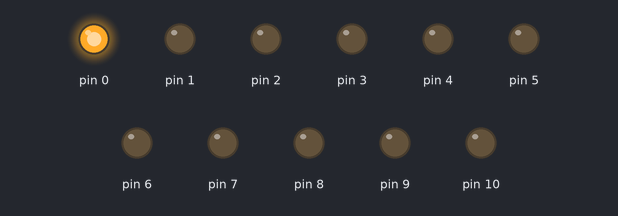
A sketch run on a simulated Arduino Uno, built with avr-gcc and run on an emulated ATmega328P. Shown: output pins drawn as LEDs (lit = HIGH).

Above: at 0.05 s.
At 1.25 s:
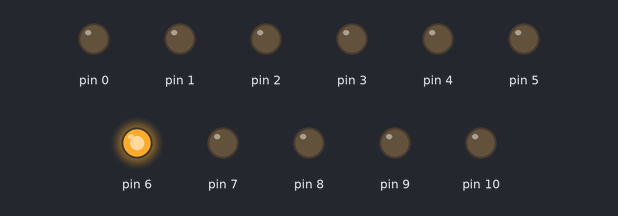
At 2.55 s:
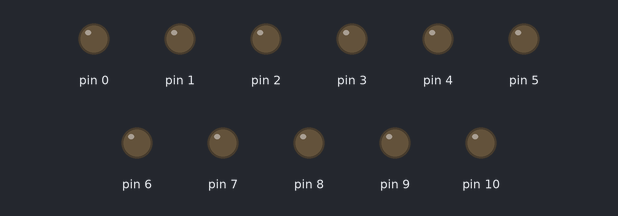
At 5.15 s:
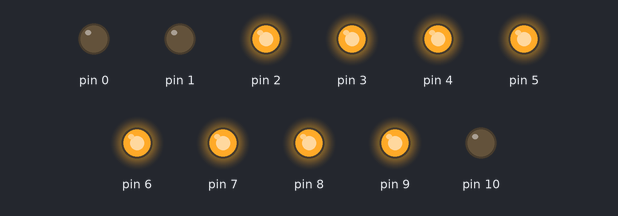
At 7.65 s:
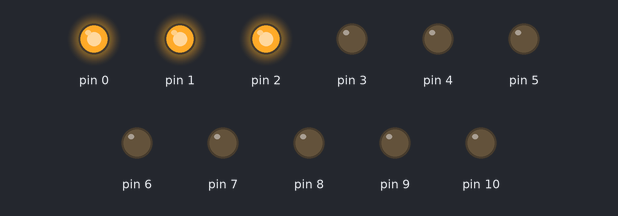
At 10.25 s:
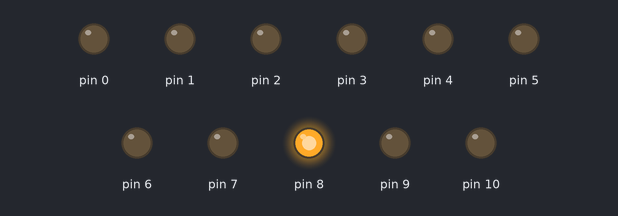
Timing chart, 0 to 10.6 s (numbered marks = the images above):
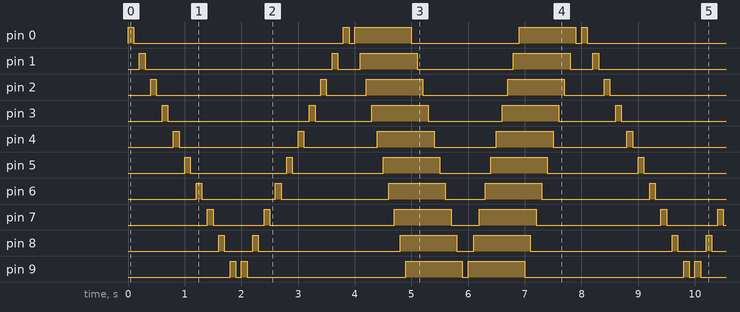

Measured:
- by itself, pin 0: repeats every 8.0 s: LOW 3.7 s, HIGH 0.10 s, LOW 0.10 s, HIGH 1.0 s, LOW 1.9 s, HIGH 1.0 s, LOW 0.10 s, HIGH 0.10 s
- by itself, pin 1: repeats every 8.0 s: LOW 3.3 s, HIGH 0.10 s, LOW 0.40 s, HIGH 1.0 s, LOW 1.7 s, HIGH 1.0 s, LOW 0.40 s, HIGH 0.10 s
- by itself, pin 2: repeats every 8.0 s: LOW 2.9 s, HIGH 0.10 s, LOW 0.70 s, HIGH 1.0 s, LOW 1.5 s, HIGH 1.0 s, LOW 0.70 s, HIGH 0.10 s
- by itself, pin 3: repeats every 8.0 s: LOW 2.5 s, HIGH 0.10 s, LOW 1.0 s, HIGH 1.0 s, LOW 1.3 s, HIGH 1.0 s, LOW 1.0 s, HIGH 0.10 s
- by itself, pin 4: repeats every 8.0 s: LOW 2.1 s, HIGH 0.10 s, LOW 1.3 s, HIGH 1.0 s, LOW 1.1 s, HIGH 1.0 s, LOW 1.3 s, HIGH 0.10 s
- by itself, pin 5: repeats every 8.0 s: LOW 1.7 s, HIGH 0.10 s, LOW 1.6 s, HIGH 1.0 s, LOW 0.90 s, HIGH 1.0 s, LOW 1.6 s, HIGH 0.10 s
- by itself, pin 6: repeats every 8.0 s: LOW 1.3 s, HIGH 0.10 s, LOW 1.9 s, HIGH 1.0 s, LOW 0.70 s, HIGH 1.0 s, LOW 1.9 s, HIGH 0.10 s
- by itself, pin 7: repeats every 8.0 s: LOW 0.90 s, HIGH 0.10 s, LOW 2.2 s, HIGH 1.0 s, LOW 0.50 s, HIGH 1.0 s, LOW 2.2 s, HIGH 0.10 s

The sketch:

led10_main.ino
```cpp
void setup() {
for(int i=0;i<=10;i++)
     {
     pinMode(i,OUTPUT);
     }
}
void maju() {
   for(int i=0;i<=9;i++)
     {
    digitalWrite(i,HIGH);delay(100);
    digitalWrite(i,LOW);delay(100);
    }
}

void mundur() {
   for(int i=9;i>=0;i--)
     {
    digitalWrite(i,HIGH);delay(100);
    digitalWrite(i,LOW);delay(100);
    }
}

void blokmajuon() {
   for(int i=0;i<=9;i++)
     {
    digitalWrite(i,HIGH);delay(100);
    }
}

void blokmajuhapus() {
   for(int i=0;i<=9;i++)
     {  digitalWrite(i,LOW);delay(100);

    }
}

void blokmunduron() {
   for(int i=9;i>=0;i--)
     {
    digitalWrite(i,HIGH);delay(100);
    }
}

void blokmundurhapus() {
   for(int i=9;i>=0;i--)
     {
    digitalWrite(i,LOW);delay(100);
    }
}

void loop(){
  maju();
  mundur();
  blokmajuon();
  blokmajuhapus();
  blokmunduron();
  blokmundurhapus();
}
```
